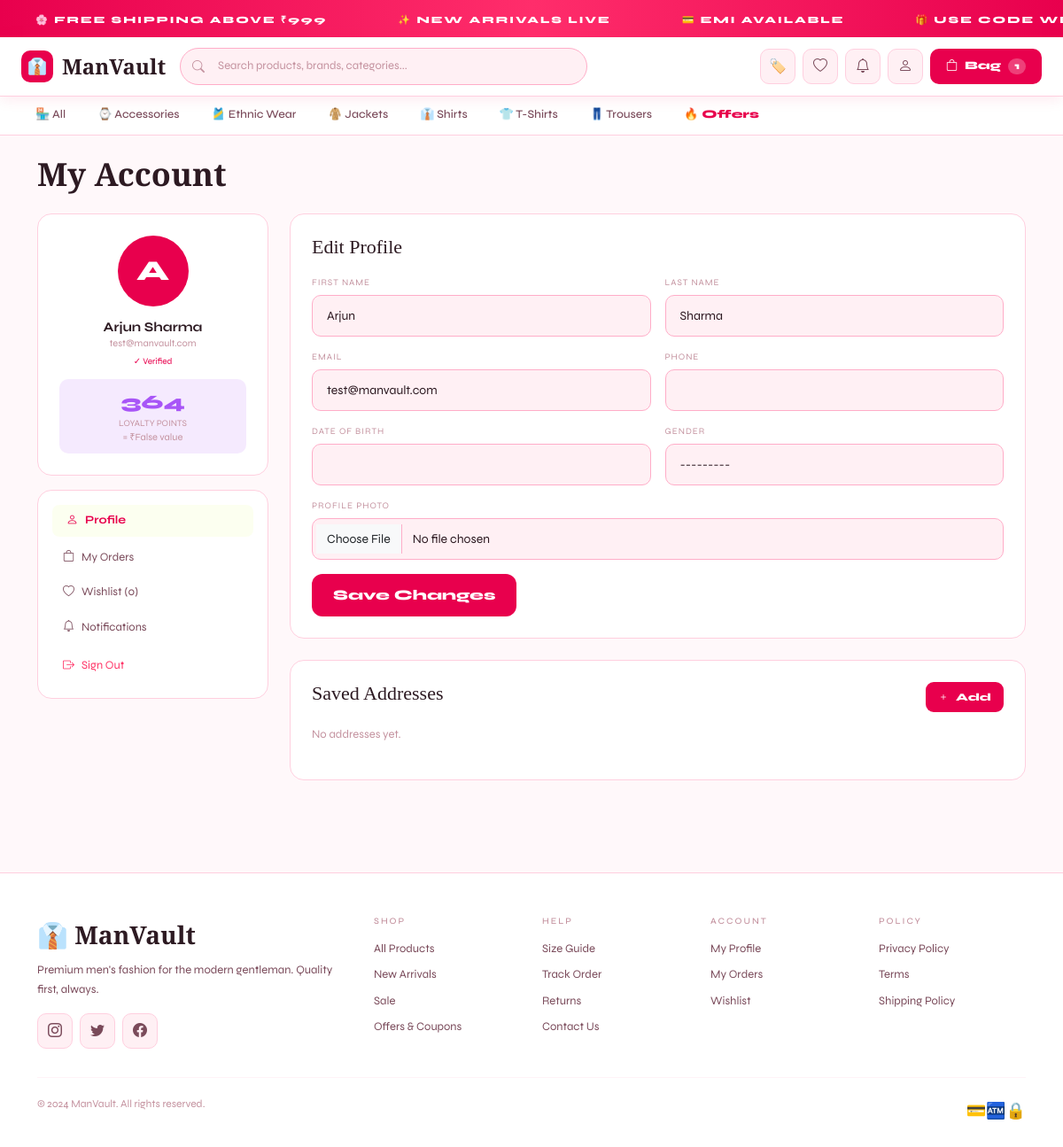
The app's page /accounts/profile/ (signed in) with its own data.
### store/models.py (models this page shows, shortened)
class Category(models.Model):
    name = models.CharField(max_length=100)
    slug = models.SlugField(unique=True)
    description = models.TextField(blank=True)
    image = models.ImageField(upload_to='categories/', blank=True, null=True)
    icon = models.CharField(max_length=10, default='👕')
    is_active = models.BooleanField(default=True)
    created_at = models.DateTimeField(auto_now_add=True)
    class Meta:
        verbose_name_plural = 'Categories'
        ordering = ['name']

### accounts/models.py (models this page shows, shortened)
class User(AbstractUser):
    phone = models.CharField(max_length=15, blank=True)
    avatar = models.ImageField(upload_to='avatars/', blank=True, null=True)
    date_of_birth = models.DateField(blank=True, null=True)
    gender = models.CharField(max_length=10, choices=[('M','Male'),('F','Female'),('O','Other')], blank=True)
    email_verified = models.BooleanField(default=False)
    is_google_account = models.BooleanField(default=False)
    loyalty_points = models.PositiveIntegerField(default=0)
    @property
    def full_name(self):
        return f"{self.first_name} {self.last_name}".strip() or self.username

### accounts/views.py (the view)
# urls.py: path('profile/', views.profile_view, name='profile'),
@login_required
def profile_view(request):
    form = ProfileForm(request.POST or None, request.FILES or None, instance=request.user)
    if form.is_valid():
        form.save()
        messages.success(request, 'Profile updated successfully!')
        return redirect('accounts:profile')
    addresses = request.user.addresses.all()
    from orders.models import Order
    orders = request.user.orders.all()[:5]
    try:    wishlist_count = request.user.wishlist.products.count()
    except: wishlist_count = 0
    return render(request, 'accounts/profile.html', {
        'form': form, 'addresses': addresses,
        'orders': orders, 'wishlist_count': wishlist_count,
    })

### templates/accounts/profile.html (shortened to what this page needs)
{% extends 'base.html' %}{% block title %}My Account — ManVault{% endblock %}
{% block content %}
<div class="container py-4">
  <h1 class="section-title mb-4">My Account</h1>
  <div class="row g-4">
    <div class="col-md-3">
      <div class="mv-card p-4 text-center mb-3">
        {% if user.avatar %}<img src="{{ user.avatar.url }}" style="width:80px;height:80px;border-radius:50%;object-fit:cover;margin-bottom:12px">
        {% else %}<div style="width:80px;height:80px;background:var(--acc);border-radius:50%;display:flex;align-items:center;justify-content:center;font-size:32px;color:var(--acctx);margin:0 auto 12px;font-weight:800">{{ user.first_name|first|upper }}</div>{% endif %}
        <div style="font-weight:700;font-size:15px">{{ user.full_name }}</div>
        <div style="font-size:11px;color:var(--tx3)">{{ user.email }}</div>
        {% if user.email_verified %}<div style="font-size:10px;color:var(--acc);margin-top:4px">✓ Verified</div>{% endif %}
        <div style="background:rgba(168,85,247,.12);border-radius:10px;padding:10px;margin-top:12px"><div style="font-size:22px;font-weight:800;color:#A855F7">{{ user.loyalty_points }}</div><div style="font-size:10px;color:var(--tx3)">LOYALTY POINTS</div><div style="font-size:11px;color:var(--tx3)">= ₹{{ user.loyalty_points|divisibleby:10 }} value</div></div>
      </div>
      <div class="mv-card p-3">
        <a href="{% url 'accounts:profile' %}" class="d-flex align-items-center gap-10 px-3 py-2" style="padding:10px 12px;border-radius:8px;background:rgba(200,255,0,.06);color:var(--acc);font-size:13px;font-weight:700;display:flex;align-items:center;gap:8px;margin-bottom:4px"><i class="bi bi-person"></i> Profile</a>
        <a href="{% url 'orders:order_list' %}" style="display:flex;align-items:center;gap:8px;padding:10px 12px;color:var(--tx2);font-size:13px;border-radius:8px;transition:background .15s" onmouseover="this.style.background='var(--bg3)'" onmouseout="this.style.background='transparent'"><i class="bi bi-bag"></i> My Orders</a>
        <a href="{% url 'store:wishlist' %}" style="display:flex;align-items:center;gap:8px;padding:10px 12px;color:var(--tx2);font-size:13px;border-radius:8px;transition:background .15s" onmouseover="this.style.background='var(--bg3)'" onmouseout="this.style.background='transparent'"><i class="bi bi-heart"></i> Wishlist ({{ wishlist_count }})</a>
        <a href="{% url 'notifications:list' %}" style="display:flex;align-items:center;gap:8px;padding:10px 12px;color:var(--tx2);font-size:13px;border-radius:8px;transition:background .15s" onmouseover="this.style.background='var(--bg3)'" onmouseout="this.style.background='transparent'"><i class="bi bi-bell"></i> Notifications</a>
        <a href="{% url 'accounts:logout' %}" style="display:flex;align-items:center;gap:8px;padding:10px 12px;color:#FF3366;font-size:13px;border-radius:8px;margin-top:4px"><i class="bi bi-box-arrow-right"></i> Sign Out</a>
      </div>
    </div>
    <div class="col-md-9">
      <div class="mv-card p-4 mb-4">
        <h5 style="font-family:'Cormorant Garamond',serif;font-size:22px;margin-bottom:20px">Edit Profile</h5>
        <form method="POST" enctype="multipart/form-data">
          <div class="row g-3">
            <div class="col-md-6"><label style="font-size:10px;color:var(--tx3);letter-spacing:1px;text-transform:uppercase;display:block;margin-bottom:6px">First Name</label>{{ form.first_name }}</div>
            <div class="col-md-6"><label style="font-size:10px;color:var(--tx3);letter-spacing:1px;text-transform:uppercase;display:block;margin-bottom:6px">Last Name</label>{{ form.last_name }}</div>
            <div class="col-md-6"><label style="font-size:10px;color:var(--tx3);letter-spacing:1px;text-transform:uppercase;display:block;margin-bottom:6px">Email</label>{{ form.email }}</div>
            <div class="col-md-6"><label style="font-size:10px;color:var(--tx3);letter-spacing:1px;text-transform:uppercase;display:block;margin-bottom:6px">Phone</label>{{ form.phone }}</div>
            <div class="col-md-6"><label style="font-size:10px;color:var(--tx3);letter-spacing:1px;text-transform:uppercase;display:block;margin-bottom:6px">Date of Birth</label>{{ form.date_of_birth }}</div>
            <div class="col-md-6"><label style="font-size:10px;color:var(--tx3);letter-spacing:1px;text-transform:uppercase;display:block;margin-bottom:6px">Gender</label>{{ form.gender }}</div>
            <div class="col-12"><label style="font-size:10px;color:var(--tx3);letter-spacing:1px;text-transform:uppercase;display:block;margin-bottom:6px">Profile Photo</label>{{ form.avatar }}</div>
          </div>
          <button type="submit" class="mv-btn mt-3">Save Changes</button>
        </form>
      </div>
      <div class="mv-card p-4">
        <div class="d-flex justify-content-between align-items-center mb-3">
          <h5 style="font-family:'Cormorant Garamond',serif;font-size:22px">Saved Addresses</h5>
          <a href="{% url 'accounts:add_address' %}" class="mv-btn mv-btn-sm"><i class="bi bi-plus"></i> Add</a>
        </div>
        {% for addr in addresses %}
        <div style="background:var(--bg3);border:1px solid var(--brd);border-radius:12px;padding:16px;margin-bottom:10px">
          <div class="d-flex justify-content-between align-items-start">
            <div>
              <div class="d-flex gap-2 align-items-center mb-1"><span style="font-size:10px;background:var(--acc);color:var(--acctx);padding:2px 8px;border-radius:4px;font-weight:800">{{ addr.label|upper }}</span>{% if addr.is_default %}<span style="font-size:10px;color:var(--acc)">Default</span>{% endif %}</div>
              <div style="font-weight:600">{{ addr.full_name }}</div>
              <div style="font-size:13px;color:var(--tx2)">{{ addr.line1 }}, {{ addr.city }}, {{ addr.state }} — {{ addr.pincode }}</div>
              <div style="font-size:12px;color:var(--tx3)">📞 {{ addr.phone }}</div>
            </div>
            <div class="d-flex gap-2">
              <a href="{% url 'accounts:edit_address' addr.id %}" class="icon-btn" style="width:32px;height:32px;font-size:12px"><i class="bi bi-pencil"></i></a>
              <a href="{% url 'accounts:delete_address' addr.id %}" class="icon-btn" style="width:32px;height:32px;font-size:12px;border-color:#FF3366;color:#FF3366" onclick="return confirm('Delete?')"><i class="bi bi-trash"></i></a>
            </div>
          </div>
        </div>
        {% empty %}<p style="color:var(--tx3);font-size:13px">No addresses yet.</p>{% endfor %}
      </div>
    </div>
  </div>
</div>
{% endblock %}

### templates/base.html (shortened to what this page needs)
<!DOCTYPE html>
<html lang="en">
<head>
<link href="https://cdn.jsdelivr.net/npm/bootstrap@5.3.0/dist/css/bootstrap.min.css" rel="stylesheet"/>
<link href="https://cdn.jsdelivr.net/npm/bootstrap-icons@1.11.0/font/bootstrap-icons.css" rel="stylesheet"/>
</head>
<body>
<div class="ticker">
  <div class="ticker-inner">
    {% for _ in "12345678" %}
    <span class="ticker-item">🌸 FREE SHIPPING ABOVE ₹999</span>
    <span class="ticker-item">✨ NEW ARRIVALS LIVE</span>
    <span class="ticker-item">💳 EMI AVAILABLE</span>
    <span class="ticker-item">🎁 USE CODE WELCOME10 — 10% OFF</span>
    {% endfor %}
  </div>
</div>
<nav class="mv-navbar">
  <div class="container-fluid">
    <a href="{% url 'store:home' %}" class="mv-logo">
      <div class="mv-logo-icon">👔</div> ManVault
    </a>
    <div class="nav-search">
      <form action="{% url 'store:shop' %}" method="GET">
        <i class="bi bi-search si"></i>
        <input type="text" name="q" placeholder="Search products, brands, categories..." value="{{ request.GET.q }}">
      </form>
    </div>
    <div class="nav-actions">
      <a href="{% url 'store:offers' %}" class="icon-btn" title="Offers & Coupons">🏷️</a>
      <a href="{% url 'store:wishlist' %}" class="icon-btn" title="Wishlist">
        <i class="bi bi-heart"></i>
      </a>
      {% if user.is_authenticated %}
        <a href="{% url 'notifications:list' %}" class="icon-btn" title="Notifications">
          <i class="bi bi-bell"></i>
        </a>
        <div class="dropdown">
          <div class="icon-btn" data-bs-toggle="dropdown" style="cursor:pointer">
            <i class="bi bi-person"></i>
          </div>
        </div>
      {% else %}
        <a href="{% url 'accounts:login' %}" class="mv-btn-outline" style="padding:8px 14px;font-size:12px">Sign In</a>
      {% endif %}
      <a href="{% url 'store:cart' %}" class="cart-btn">
        <i class="bi bi-bag"></i> Bag
        {% if cart_count %}<span style="background:rgba(255,255,255,.25);border-radius:50px;padding:1px 7px;font-size:11px">{{ cart_count }}</span>{% endif %}
      </a>
    </div>
  </div>
</nav>
<div class="cat-nav">
  <a href="{% url 'store:shop' %}" {% if request.path == '/shop/' %}class="active"{% endif %}>🏪 All</a>
  {% for cat in cats_for_nav %}
  <a href="{% url 'store:category' cat.slug %}">{{ cat.icon }} {{ cat.name }}</a>
  {% endfor %}
  <a href="{% url 'store:offers' %}" style="color:var(--acc);font-weight:800">🔥 Offers</a>
</div>
{% block content %}{% endblock %}
<footer class="mv-footer">
  <div class="container">
    <div class="row g-4">
      <div class="col-lg-4">
        <div class="footer-logo mb-2">👔 ManVault</div>
        <p style="color:var(--tx2);font-size:13px;line-height:1.7">Premium men's fashion for the modern gentleman. Quality first, always.</p>
        <div class="d-flex gap-2 mt-3">
          <div class="icon-btn mv-hover"><i class="bi bi-instagram"></i></div>
          <div class="icon-btn mv-hover"><i class="bi bi-twitter"></i></div>
          <div class="icon-btn mv-hover"><i class="bi bi-facebook"></i></div>
        </div>
      </div>
      <div class="col-sm-4 col-lg-2 footer-links">
        <h6>Shop</h6>
        <a href="{% url 'store:shop' %}">All Products</a>
        <a href="{% url 'store:shop' %}?badge=new">New Arrivals</a>
        <a href="{% url 'store:shop' %}?badge=sale">Sale</a>
        <a href="{% url 'store:offers' %}">Offers & Coupons</a>
      </div>
      <div class="col-sm-4 col-lg-2 footer-links">
        <h6>Help</h6>
        <a href="#">Size Guide</a>
        <a href="#">Track Order</a>
        <a href="#">Returns</a>
        <a href="#">Contact Us</a>
      </div>
      <div class="col-sm-4 col-lg-2 footer-links">
        <h6>Account</h6>
        {% if user.is_authenticated %}
        <a href="{% url 'accounts:profile' %}">My Profile</a>
        <a href="{% url 'orders:order_list' %}">My Orders</a>
        <a href="{% url 'store:wishlist' %}">Wishlist</a>
        {% else %}
        <a href="{% url 'accounts:login' %}">Sign In</a>
        <a href="{% url 'accounts:register' %}">Register</a>
        {% endif %}
      </div>
      <div class="col-lg-2 footer-links">
        <h6>Policy</h6>
        <a href="#">Privacy Policy</a>
        <a href="#">Terms</a>
        <a href="#">Shipping Policy</a>
      </div>
    </div>
    <hr style="border-color:var(--brd2);margin:32px 0 20px">
    <div class="d-flex justify-content-between align-items-center flex-wrap gap-2">
      <p style="color:var(--tx3);font-size:12px">© 2024 ManVault. All rights reserved.</p>
      <div class="d-flex gap-2" style="font-size:18px">💳🏧🔒</div>
    </div>
  </div>
</footer>
</body>
</html>

### records on screen
Category: icon "⌚", name "Accessories"
Category: icon "🎽", name "Ethnic Wear"
Category: icon "🧥", name "Jackets"
Category: icon "👔", name "Shirts"
Category: icon "👕", name "T-Shirts"
Category: icon "👖", name "Trousers"
User: first_name|first "A", full_name "Arjun Sharma", email "test@manvault.com", loyalty_points "364", loyalty_points|divisibleby "False", first_name "Arjun", last_name "Sharma", gender "---------"

### other values on screen
{{ cart_count }} "1"
{{ wishlist_count }} "0"
